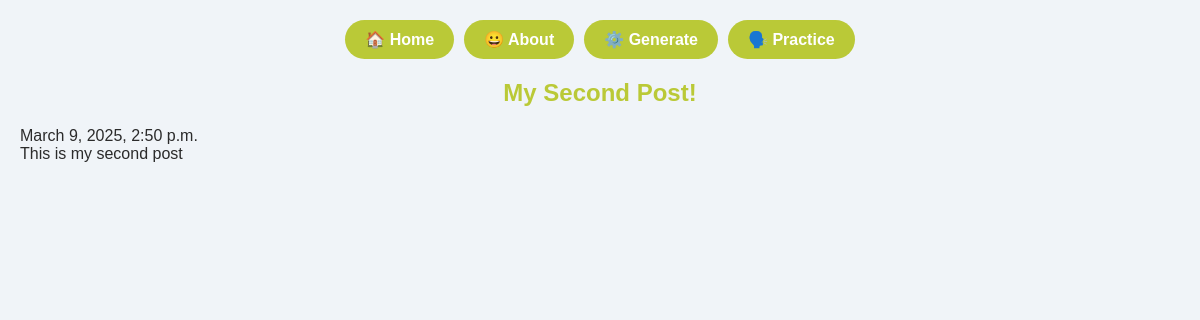
/posts/my-second-post, run on the app's committed database.
### posts/models.py (models this page shows, shortened)
class Post(models.Model):
    title = models.CharField(max_length=75)
    body = models.TextField()
    slug = models.SlugField()
    date = models.DateTimeField(auto_now_add=True)

### posts/views.py (the view)
# urls.py: path("<slug:slug>", views.post_page, name="page"),
def post_page(request, slug):
    post = Post.objects.get(slug=slug)
    return render(request, 'posts/post_page.html', {'post':post})

### posts/templates/posts/post_page.html (shortened to what this page needs)
{% extends 'layout.html' %}
{% block content %}
    <section>
        <h1>{{ post.title }}</h1>
        <p>{{ post.date }}</p>
        <p>{{ post.body }}</p>
    </section>
{% endblock %}

### static/css/style.css (style rules this page uses)
* { margin: 0; padding: 0; box-sizing: border-box; }
:root { --primary-green: #bac937; --secondary-blue: #1cb0f6; --soft-yellow: #ffdc5e; --dark-text: #2b2b2b; --light-bg: #f0f4f8; --card-bg: #ffffff; }
body { font-family: 'Poppins', sans-serif; background-color: var(--light-bg); color: var(--dark-text); padding: 20px; }
h1, h2 { color: var(--primary-green); text-align: center; font-weight: 700; margin-bottom: 20px; }

### templates/layout.html (style rules this page uses)
body { opacity: 0; transition: opacity 0.3s ease-in-out; }
body.loaded { opacity: 1; }

### data on the page
Post: title "My Second Post!", date "March 9, 2025, 2:50 p.m.", body "This is my second post"
